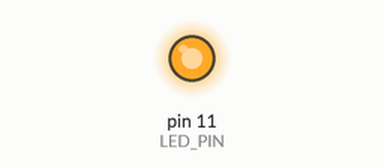
The sketch below on a simulated Arduino Uno, built with avr-gcc and run on an emulated ATmega328P. Parts: output pins drawn as LEDs (lit = HIGH).

Above: at 0.05 s.
At 2.05 s:
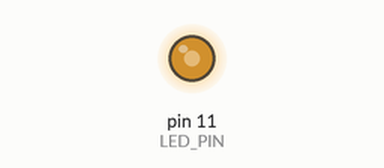
At 3.9 s:
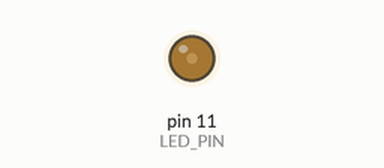
At 9.2 s:
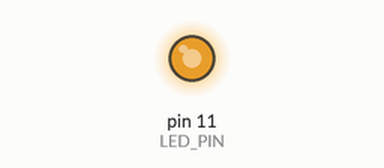
Timing chart, 0 to 13.3 s (numbered marks = the images above):
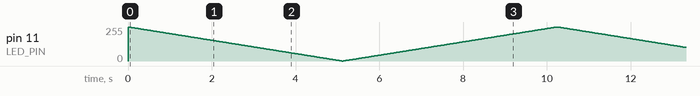

The sketch:

03_led_breathing.ino
```cpp
const int LED_PIN = 11;

void setup() {
  pinMode(LED_PIN, OUTPUT);
}

void loop() {
  for (int brightness = 255; brightness >= 0; brightness--) {
    analogWrite(LED_PIN, brightness);
    delay(20);
  }

  for (int brightness = 0; brightness <= 255; brightness++) {
    analogWrite(LED_PIN, brightness);
    delay(20);
  }
}
```
